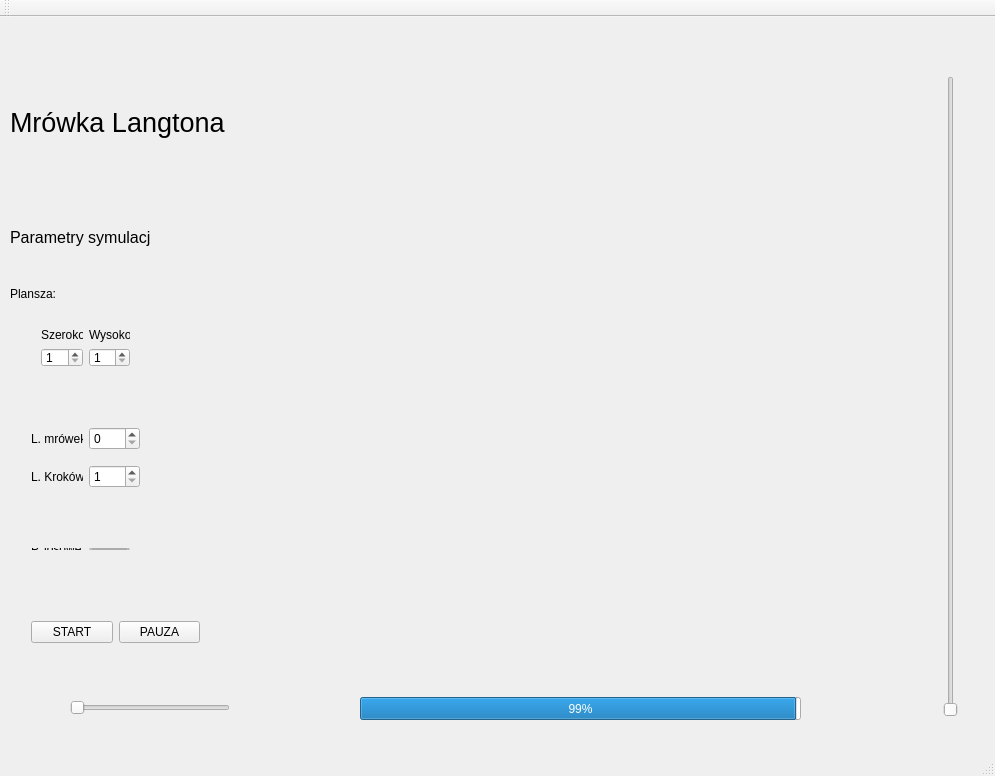
<?xml version="1.0" encoding="UTF-8"?>
<ui version="4.0">
 <class>MainWindow</class>
 <widget class="QMainWindow" name="MainWindow">
  <property name="geometry">
   <rect>
    <x>0</x>
    <y>0</y>
    <width>995</width>
    <height>776</height>
   </rect>
  </property>
  <property name="windowTitle">
   <string>MainWindow</string>
  </property>
  <widget class="QWidget" name="centralWidget">
   <widget class="QProgressBar" name="Postep">
    <property name="geometry">
     <rect>
      <x>360</x>
      <y>680</y>
      <width>441</width>
      <height>23</height>
     </rect>
    </property>
    <property name="maximum">
     <number>100</number>
    </property>
    <property name="value">
     <number>99</number>
    </property>
   </widget>
   <widget class="QLabel" name="label_2">
    <property name="geometry">
     <rect>
      <x>10</x>
      <y>70</y>
      <width>241</width>
      <height>71</height>
     </rect>
    </property>
    <property name="font">
     <font>
      <pointsize>20</pointsize>
     </font>
    </property>
    <property name="text">
     <string>Mrówka Langtona</string>
    </property>
   </widget>
   <widget class="QLabel" name="label_5">
    <property name="geometry">
     <rect>
      <x>10</x>
      <y>200</y>
      <width>141</width>
      <height>41</height>
     </rect>
    </property>
    <property name="font">
     <font>
      <pointsize>12</pointsize>
     </font>
    </property>
    <property name="text">
     <string>Parametry symulacji</string>
    </property>
   </widget>
   <widget class="QLabel" name="label_6">
    <property name="geometry">
     <rect>
      <x>10</x>
      <y>270</y>
      <width>46</width>
      <height>13</height>
     </rect>
    </property>
    <property name="text">
     <string>Plansza:</string>
    </property>
   </widget>
   <widget class="QSlider" name="slider_zrzuty">
    <property name="geometry">
     <rect>
      <x>940</x>
      <y>59</y>
      <width>22</width>
      <height>641</height>
     </rect>
    </property>
    <property name="orientation">
     <enum>Qt::Vertical</enum>
    </property>
   </widget>
   <widget class="QWidget" name="layoutWidget">
    <property name="geometry">
     <rect>
      <x>30</x>
      <y>300</y>
      <width>111</width>
      <height>61</height>
     </rect>
    </property>
    <layout class="QGridLayout" name="gridLayout">
     <item row="0" column="0">
      <widget class="QLabel" name="label_3">
       <property name="text">
        <string>Szerokość</string>
       </property>
      </widget>
     </item>
     <item row="0" column="1">
      <widget class="QLabel" name="label">
       <property name="text">
        <string>Wysokość</string>
       </property>
      </widget>
     </item>
     <item row="1" column="0">
      <widget class="QSpinBox" name="Plansza_X">
       <property name="minimum">
        <number>1</number>
       </property>
       <property name="maximum">
        <number>60</number>
       </property>
      </widget>
     </item>
     <item row="1" column="1">
      <widget class="QSpinBox" name="Plansza_Y">
       <property name="minimum">
        <number>1</number>
       </property>
       <property name="maximum">
        <number>60</number>
       </property>
      </widget>
     </item>
    </layout>
   </widget>
   <widget class="QWidget" name="layoutWidget">
    <property name="geometry">
     <rect>
      <x>20</x>
      <y>390</y>
      <width>131</width>
      <height>101</height>
     </rect>
    </property>
    <layout class="QGridLayout" name="gridLayout_2">
     <item row="0" column="0">
      <widget class="QLabel" name="label_4">
       <property name="text">
        <string>L. mrówek</string>
       </property>
      </widget>
     </item>
     <item row="0" column="1">
      <widget class="QSpinBox" name="L_mrowek"/>
     </item>
     <item row="1" column="0">
      <widget class="QLabel" name="label_l_krokow">
       <property name="text">
        <string>L. Kroków</string>
       </property>
      </widget>
     </item>
     <item row="1" column="1">
      <widget class="QSpinBox" name="spinBox_2">
       <property name="minimum">
        <number>1</number>
       </property>
       <property name="maximum">
        <number>999999</number>
       </property>
      </widget>
     </item>
    </layout>
   </widget>
   <widget class="QWidget" name="layoutWidget">
    <property name="geometry">
     <rect>
      <x>20</x>
      <y>590</y>
      <width>191</width>
      <height>51</height>
     </rect>
    </property>
    <layout class="QHBoxLayout" name="horizontalLayout">
     <item>
      <widget class="QPushButton" name="pB_Start">
       <property name="text">
        <string>START</string>
       </property>
      </widget>
     </item>
     <item>
      <widget class="QPushButton" name="pB_Pauza">
       <property name="text">
        <string>PAUZA</string>
       </property>
      </widget>
     </item>
    </layout>
   </widget>
   <widget class="QWidget" name="PLANSZA" native="true">
    <property name="geometry">
     <rect>
      <x>310</x>
      <y>60</y>
      <width>600</width>
      <height>600</height>
     </rect>
    </property>
   </widget>
   <widget class="QWidget" name="layoutWidget">
    <property name="geometry">
     <rect>
      <x>20</x>
      <y>520</y>
      <width>121</width>
      <height>24</height>
     </rect>
    </property>
    <layout class="QHBoxLayout" name="horizontalLayout_2">
     <item>
      <widget class="QLabel" name="label_7">
       <property name="text">
        <string>P. losowe: </string>
       </property>
      </widget>
     </item>
     <item>
      <widget class="QSpinBox" name="Losowe"/>
     </item>
    </layout>
   </widget>
   <widget class="QSlider" name="Slider_szybkosc">
    <property name="geometry">
     <rect>
      <x>70</x>
      <y>680</y>
      <width>160</width>
      <height>22</height>
     </rect>
    </property>
    <property name="orientation">
     <enum>Qt::Horizontal</enum>
    </property>
   </widget>
  </widget>
  <widget class="QMenuBar" name="menuBar">
   <property name="geometry">
    <rect>
     <x>0</x>
     <y>0</y>
     <width>995</width>
     <height>21</height>
    </rect>
   </property>
  </widget>
  <widget class="QToolBar" name="mainToolBar">
   <attribute name="toolBarArea">
    <enum>TopToolBarArea</enum>
   </attribute>
   <attribute name="toolBarBreak">
    <bool>false</bool>
   </attribute>
  </widget>
  <widget class="QStatusBar" name="statusBar"/>
 </widget>
 <layoutdefault spacing="6" margin="11"/>
 <resources/>
 <connections/>
</ui>
